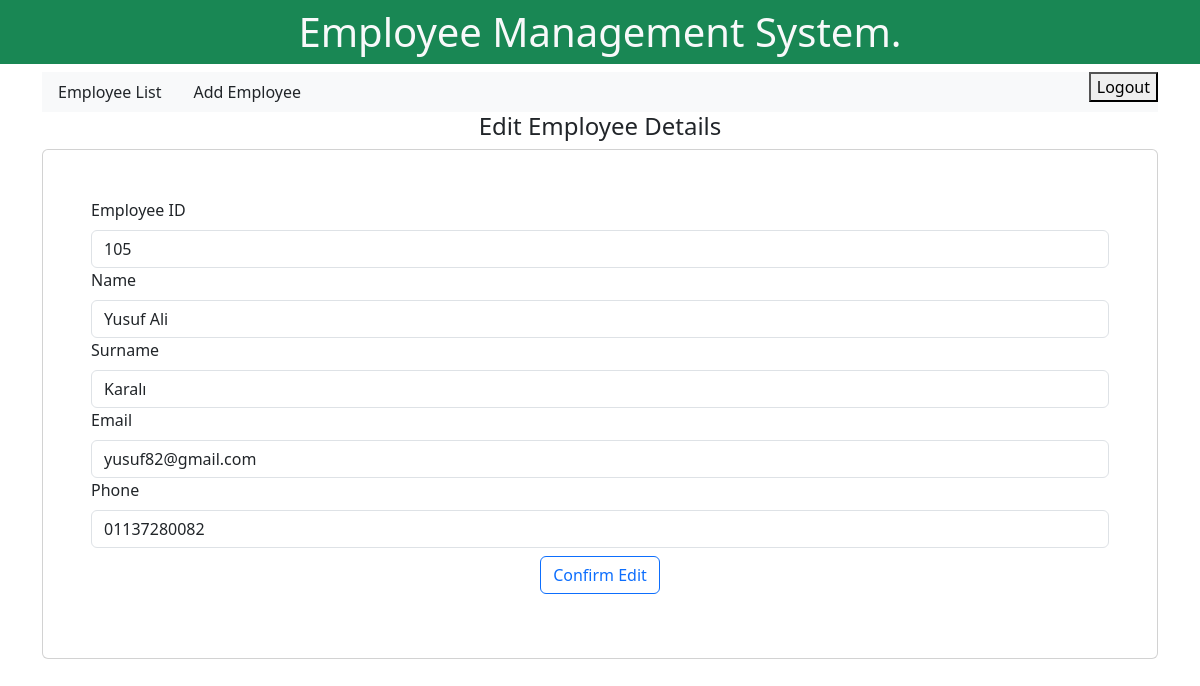
Screenshot of /editemployee/5/ (signed in) with the database file from the repository.
### emp/models.py (models this page shows)
class Employee (models.Model):
    employeeid      = models.CharField(max_length=100)
    employeename    = models.CharField(max_length=50)
    employeesurname = models.CharField(max_length=50)
    email           = models.CharField(max_length=50)
    phone           = models.CharField(max_length=50)

### emp/views.py (the view)
# urls.py: path("editemployee/<int:empid>/",   views.editemployee,    name="editemployee"),
@login_required
def editemployee(request, empid):
    e = Employee.objects.get(pk = empid)
    return render(request, "emp/editemployee.html", {"singleemp": e})

### emp/templates/emp/editemployee.html (shortened to what this page needs)
{% extends "base.html" %}
{% block content %}
    <h4 class="text-center">Edit Employee Details</h4>
    <div class="card p-5">
        <form action="/doeditemployee/{{ singleemp.id }}/" method="POST">
            <div class="mb-3">
                <label for="exampleInputEmail1" class="form-label">Employee ID</label>
                <input type="text" class="form-control" placeholder="Enter the Employee ID"
                name="employeeid" value="{{ singleemp.employeeid }}" readonly>
            <div class="mb-3">
                <label for="exampleInputEmail1" class="form-label">Name</label>
                <input type="text" class="form-control" placeholder="Enter the name"
                name="employeename" value="{{ singleemp.employeename }}">
            <div class="mb-3">
                <label for="exampleInputEmail1" class="form-label">Surname</label>
                <input type="text" class="form-control" placeholder="Enter the surname"
                name="employeesurname" value="{{ singleemp.employeesurname }}">
            <div class="mb-3">
                <label for="exampleInputEmail1" class="form-label">Email</label>
                <input type="text" class="form-control" placeholder="Enter the email"
                name="employeeemail" value="{{ singleemp.email }}">
            <div class="mb-3">
                <label for="exampleInputEmail1" class="form-label">Phone</label>
                <input type="text" class="form-control" placeholder="Enter the phone number"
                name="employeephone" value="{{ singleemp.phone }}">
            <div class="container text-center mt-2">
                <button type="submit" class="btn btn-outline-primary">Confirm Edit</button>
            </div>
        </form>
    </div>
{% endblock content %}

### rows the page displays
Employee: employeeid "105", employeename "Yusuf Ali", employeesurname "Karalı", employeeemail "yusuf82@gmail.com", employeephone "01137280082"
